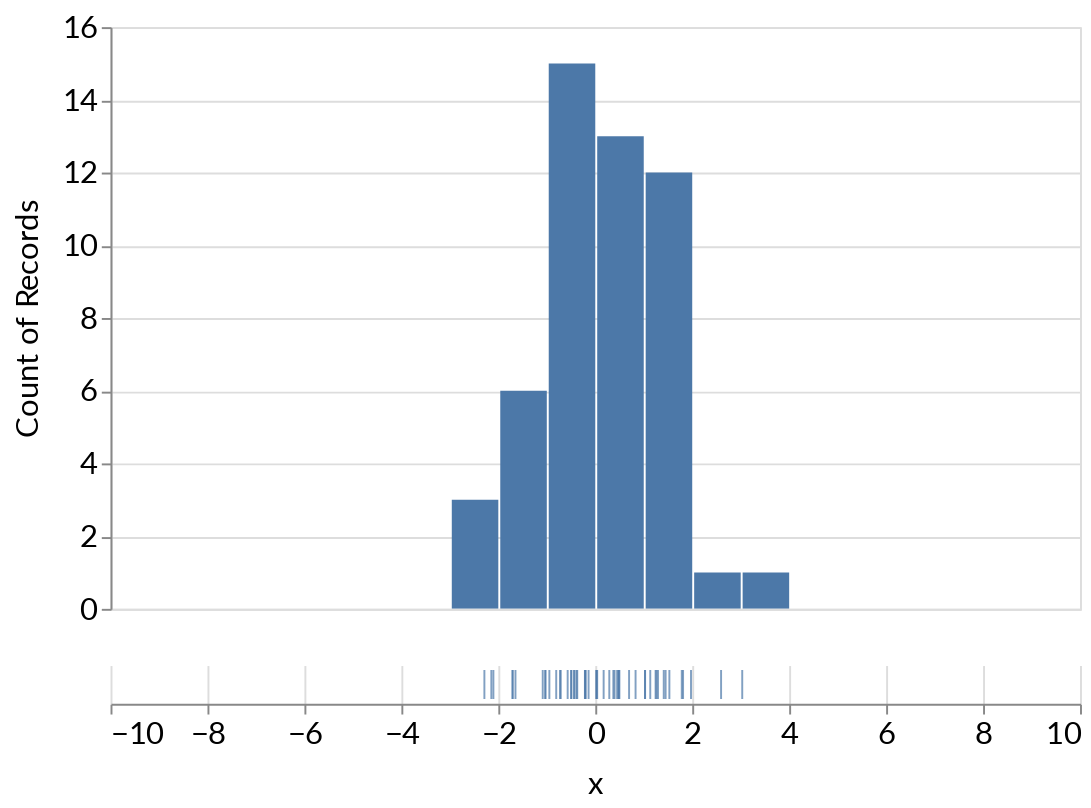

The notebook cell saved with this chart:
### Markdown cell above
### Try it!

### Code cell
# test: interactive distribution parameters
plot_width  = 500
max_samples = 200
input_mean = alt.binding(
    input='range',
    min=-5,
    max=5,
    step=.1,
    name='mean'
)
input_std = alt.binding(
    input='range',
    min=0.1,
    max=5,
    step=.1,
    name='std'
)
input_samples = alt.binding(
    input='range',
    min=10,
    max=max_samples,
    step=1,
    name='samples'
)
mean_selection = alt.selection_single(
    bind=input_mean,
    init={'mean': 0}
)
std_selection = alt.selection_single(
    bind=input_std,
    init={'std': 1}
)
samples_selection = alt.selection_single(
    bind=input_samples,
    init={'samples': 50}
)
scales = alt.selection_interval(bind='scales')
                                
data = alt.sequence(0, max_samples, as_='t')
chart = alt.Chart(data).add_selection(
    scales, samples_selection, std_selection, mean_selection
).transform_filter(
    alt.datum.t <= alt.expr.toNumber(samples_selection.samples)    
).transform_calculate(
  mean = mean_selection['mean'],
  std  = std_selection['std'],
).transform_calculate(
    t='datum.t',
    x='sampleNormal(+datum.mean,+datum.std)', # the plus casts to number
)
scale = alt.Scale(domain=[-10,10])
hist = chart.mark_bar().encode(
    alt.X("x:Q", bin=alt.Bin(maxbins=7), scale=scale, axis=None),
    y='count()',
).properties(
    width=plot_width
)
ticks = chart.mark_tick().encode(
    x=alt.X('x:Q', scale=scale)
).properties(
    view=alt.ViewConfig(strokeWidth=0), width=plot_width)

(hist & ticks)

### Figure 1 — Vega-Lite specification as saved in the notebook (floating-point values rounded to 4 significant figures)
{"config": {"title": {"fontSize": 24.0, "font": ["Lato", "Helvetica Neue", "Helvetica", "Arial", "Sans Serif"], "fontWeight": "normal"}, "axisX": {"labelFont": ["Lato", "Helvetica Neue", "Helvetica", "Arial", "Sans Serif"], "labelFontSize": 16, "titleFont": ["Lato", "Helvetica Neue", "Helvetica", "Arial", "Sans Serif"], "titleFontSize": 16, "titleFontWeight": "normal", "titlePadding": 10}, "axisY": {"labelFont": ["Lato", "Helvetica Neue", "Helvetica", "Arial", "Sans Serif"], "labelFontSize": 16, "titleFont": ["Lato", "Helvetica Neue", "Helvetica", "Arial", "Sans Serif"], "titleFontSize": 16, "titleFontWeight": "normal", "titlePadding": 10}, "legend": {"labelFont": ["Lato", "Helvetica Neue", "Helvetica", "Arial", "Sans Serif"], "labelFontSize": 16, "titleFont": ["Lato", "Helvetica Neue", "Helvetica", "Arial", "Sans Serif"], "titleFontSize": 16, "titleFontWeight": "normal"}, "text": {"font": ["Lato", "Helvetica Neue", "Helvetica", "Arial", "Sans Serif"], "fontSize": 14.4}}, "vconcat": [{"mark": "bar", "encoding": {"x": {"type": "quantitative", "axis": null, "bin": {"maxbins": 7}, "field": "x", "scale": {"domain": [-10, 10]}}, "y": {"type": "quantitative", "aggregate": "count"}}, "selection": {"selector088": {"type": "interval", "bind": "scales"}, "selector087": {"type": "single", "bind": {"input": "range", "min": 10, "max": 200, "step": 1, "name": "samples"}, "init": {"samples": 50}}, "selector086": {"type": "single", "bind": {"input": "range", "min": 0.1, "max": 5, "step": 0.1, "name": "std"}, "init": {"std": 1}}, "selector085": {"type": "single", "bind": {"input": "range", "min": -5, "max": 5, "step": 0.1, "name": "mean"}, "init": {"mean": 0}}}, "transform": [{"filter": "(datum.t <= toNumber(selector087.samples))"}, {"calculate": "selector085['mean']", "as": "mean"}, {"calculate": "selector086['std']", "as": "std"}, {"calculate": "datum.t", "as": "t"}, {"calculate": "sampleNormal(+datum.mean,+datum.std)", "as": "x"}], "width": 500}, {"mark": "tick", "encoding": {"x": {"type": "quantitative", "field": "x", "scale": {"domain": [-10, 10]}}}, "selection": {"selector088": {"type": "interval", "bind": "scales"}, "selector087": {"type": "single", "bind": {"input": "range", "min": 10, "max": 200, "step": 1, "name": "samples"}, "init": {"samples": 50}}, "selector086": {"type": "single", "bind": {"input": "range", "min": 0.1, "max": 5, "step": 0.1, "name": "std"}, "init": {"std": 1}}, "selector085": {"type": "single", "bind": {"input": "range", "min": -5, "max": 5, "step": 0.1, "name": "mean"}, "init": {"mean": 0}}}, "transform": [{"filter": "(datum.t <= toNumber(selector087.samples))"}, {"calculate": "selector085['mean']", "as": "mean"}, {"calculate": "selector086['std']", "as": "std"}, {"calculate": "datum.t", "as": "t"}, {"calculate": "sampleNormal(+datum.mean,+datum.std)", "as": "x"}], "view": {"strokeWidth": 0}, "width": 500}], "data": {"sequence": {"start": 0, "stop": 200, "as": "t"}}, "$schema": "https://vega.github.io/schema/vega-lite/v4.8.1.json"}
